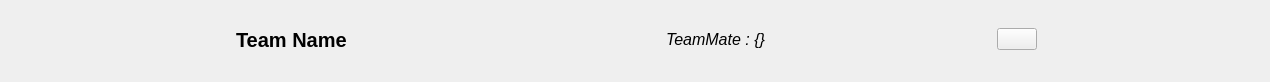
<?xml version="1.0" encoding="UTF-8"?>
<ui version="4.0">
 <class>Form</class>
 <widget class="QWidget" name="Form">
  <property name="geometry">
   <rect>
    <x>0</x>
    <y>0</y>
    <width>1270</width>
    <height>82</height>
   </rect>
  </property>
  <property name="windowTitle">
   <string>Form</string>
  </property>
  <property name="autoFillBackground">
   <bool>false</bool>
  </property>
  <layout class="QHBoxLayout" name="horizontalLayout">
   <property name="topMargin">
    <number>8</number>
   </property>
   <property name="rightMargin">
    <number>9</number>
   </property>
   <item>
    <spacer name="horizontalSpacer">
     <property name="orientation">
      <enum>Qt::Horizontal</enum>
     </property>
     <property name="sizeHint" stdset="0">
      <size>
       <width>40</width>
       <height>20</height>
      </size>
     </property>
    </spacer>
   </item>
   <item>
    <layout class="QVBoxLayout" name="verticalLayout">
     <item>
      <widget class="QLabel" name="lblLName">
       <property name="minimumSize">
        <size>
         <width>200</width>
         <height>0</height>
        </size>
       </property>
       <property name="maximumSize">
        <size>
         <width>200</width>
         <height>16777215</height>
        </size>
       </property>
       <property name="font">
        <font>
         <pointsize>15</pointsize>
         <weight>75</weight>
         <bold>true</bold>
        </font>
       </property>
       <property name="text">
        <string>Team Name</string>
       </property>
      </widget>
     </item>
    </layout>
   </item>
   <item>
    <spacer name="horizontalSpacer_8">
     <property name="orientation">
      <enum>Qt::Horizontal</enum>
     </property>
     <property name="sizeHint" stdset="0">
      <size>
       <width>40</width>
       <height>20</height>
      </size>
     </property>
    </spacer>
   </item>
   <item>
    <widget class="QLabel" name="lblVictories">
     <property name="font">
      <font>
       <pointsize>12</pointsize>
       <italic>true</italic>
      </font>
     </property>
     <property name="text">
      <string comment="Form">TeamMate : {}</string>
     </property>
    </widget>
   </item>
   <item>
    <spacer name="horizontalSpacer_9">
     <property name="orientation">
      <enum>Qt::Horizontal</enum>
     </property>
     <property name="sizeHint" stdset="0">
      <size>
       <width>150</width>
       <height>20</height>
      </size>
     </property>
    </spacer>
   </item>
   <item>
    <widget class="QPushButton" name="deleteButton">
     <property name="focusPolicy">
      <enum>Qt::StrongFocus</enum>
     </property>
     <property name="text">
      <string/>
     </property>
     <property name="icon">
      <iconset>
       <normaloff>img/icons/edit.png</normaloff>img/icons/edit.png</iconset>
     </property>
     <property name="iconSize">
      <size>
       <width>32</width>
       <height>32</height>
      </size>
     </property>
    </widget>
   </item>
   <item>
    <spacer name="horizontalSpacer_3">
     <property name="orientation">
      <enum>Qt::Horizontal</enum>
     </property>
     <property name="sizeHint" stdset="0">
      <size>
       <width>20</width>
       <height>20</height>
      </size>
     </property>
    </spacer>
   </item>
  </layout>
 </widget>
 <resources>
  <include location="assets.qrc"/>
 </resources>
 <connections/>
</ui>
